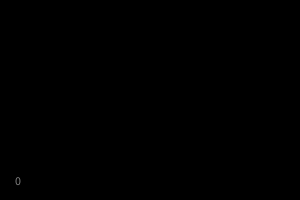
Frame 1 (no input)
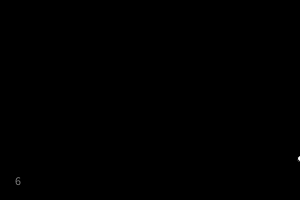
Frame 60 (the mouse pressed at the canvas centre just before this capture)
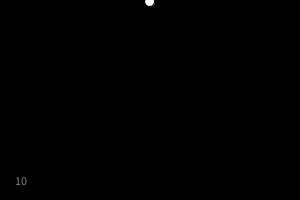
Frame 120 (the mouse held since frame 60 and released just before this capture)

The Processing sketch that drew these frames (run headless with seeded random() and noise(); from frame 60 on, the mouse is pressed at the canvas centre):

// Processing sketch: processing_172232
// ── processing_172232.pde

float posX, posY, velX, velY;
int sz = 20;

int totalRebots = 0;

void setup() {
  size(300,200);
  posX = width/2;
  posY = height/2;
  velX = random(8,15);
  velY = random(8,15);
}

void draw() {
background(0); 
actualizaPosiciones();
cuentaRebotes();
dibujaBola();

}
void actualizaPosiciones() {
  posX = posX+velX;
  posY = posY+velY;
}

void dibujaBola()

{
 fill(255);
 ellipse(posX,posY,totalRebots,totalRebots);
  
}

void cuentaRebotes(){
  
if((posX<0)||(posX>width)) {
    velX = -velX;
    totalRebots ++;
  } 
  if((posY<0)||(posY>height)) {
    velY = -velY;
    totalRebots ++;
  } 
  fill(127);
  text (totalRebots, 15, height-15);
}



 
 
